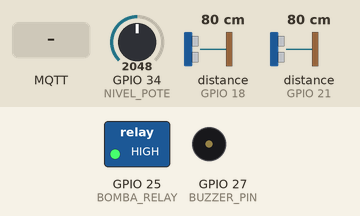
Bench run of a sketch on a simulated ESP32. Parts: switched loads named in the sketch (green lamp = pin HIGH), buzzer (waves = sounding). Wiring (inferred from the names in the program): 2 × ultrasonic range finder: trigger GPIO 19, echo GPIO 18 / trigger GPIO 22, echo GPIO 21. Inputs (shaded band) come from the test bench; at power-on: GPIO 34 (NIVEL_POTE) = 2048, distance to the obstacle (sensors on GPIO 18, GPIO 21) 80 cm. The echo pulse lasts 58.3 µs per cm; WiFi joins after 1.5 s; servers stay silent unless stated; no MQTT or app messages arrive unless stated; pins used as bus, display or sensor lines are not drawn; what the sketch prints to the serial monitor is not drawn.

Above: at 2.7 s.
2.8 s: MQTT message "5" arrives on the first subscribed topic
At 3.2 s:
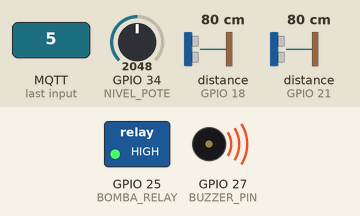
4.8 s: MQTT message "90" arrives on the first subscribed topic
At 6.5 s:
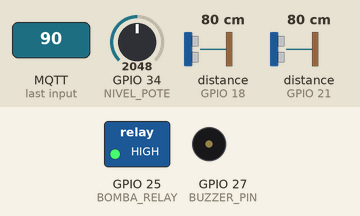
Timing chart, 0 to 8.0 s (numbered marks = the images above; inputs shaded):
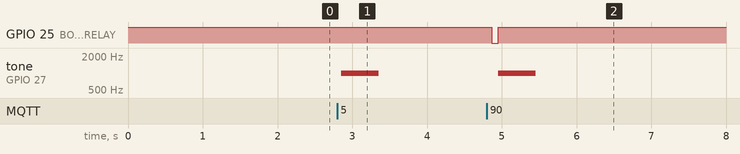

The sketch:

sketch_agua.ino
```cpp
#include <WiFi.h>
#include <PubSubClient.h>

// --- WiFi e MQTT ---
const char* ssid = "*********";
const char* password = "*******";
const char* mqttServer = "test.mosquitto.org";
const int mqttPort = 1883;
WiFiClient espClient;
PubSubClient client(espClient);

// --- Pinos ---
#define TRIG_RES 22
#define ECHO_RES 21
#define TRIG_PET 19
#define ECHO_PET 18
#define BOMBA_RELAY 25
#define NIVEL_POTE 34
#define BUZZER_PIN 27

// --- Controle da bomba ---
int tempoBomba = 0;

// --- Visita do pet ---
bool petPresente = false;
unsigned long tempoInicioPresenca = 0;
bool visitaRegistrada = false;

// --- Config do sensor de nível da tigela ---
int nivelTigela = 0;
const int NIVEL_VAZIO = 700;
const int NIVEL_MINIMO = 1100;
const int NIVEL_ALTO = 2000;

// --- Funções WiFi e MQTT ---
void connectToWiFi() {
  Serial.print("Conectando ao WiFi...");
  WiFi.begin(ssid, password);
  while (WiFi.status() != WL_CONNECTED) {
    delay(500);
    Serial.print(".");
  }
  Serial.println(" conectado!");
}

void connectToMQTT() {
  while (!client.connected()) {
    Serial.print("Conectando ao MQTT...");
    if (client.connect("ESP32WaterDispenser")) {
      Serial.println(" conectado!");
      client.subscribe("petwater/dispensar");
    } else {
      Serial.print(" falhou, rc=");
      Serial.print(client.state());
      Serial.println(" tentando em 5s");
      delay(5000);
    }
  }
}

void mqttCallback(char* topic, byte* payload, unsigned int length) {
  String msg = "";
  for (unsigned int i = 0; i < length; i++) msg += (char)payload[i];
  int tempo = msg.toInt();
  if (tempo > 0) tempoBomba = tempo;
}

float lerUltrassom(int trig, int echo) {
  digitalWrite(trig, LOW);
  delayMicroseconds(2);
  digitalWrite(trig, HIGH);
  delayMicroseconds(10);
  digitalWrite(trig, LOW);
  long duracao = pulseIn(echo, HIGH, 25000);
  return duracao * 0.034 / 2;
}

// Função para suavizar a leitura do sensor de nível da tigela e retornar o valor bruto
int lerNivelTigelaSuavizado() {
  int total = 0;
  for (int i = 0; i < 10; i++) {
    int leitura = analogRead(NIVEL_POTE);
    if (leitura > 50 && leitura < 4090) {
      total += leitura;
    }
    delay(5);
  }
  return total / 10;
}

// Função para ativar a bomba e emitir um som do buzzer
void ativarBomba(int tempo) {
  Serial.println("💧 Liberando água via MQTT...");
  digitalWrite(BOMBA_RELAY, LOW);
  delay(tempo);
  digitalWrite(BOMBA_RELAY, HIGH);

  tone(BUZZER_PIN, 1000, 500);  // Buzzer com tom de 1000Hz por 500ms
  delay(500);

  client.publish("petwater/alerts", "Água liberada");
}

void setup() {
  Serial.begin(115200);

  pinMode(TRIG_RES, OUTPUT);
  pinMode(ECHO_RES, INPUT);
  pinMode(TRIG_PET, OUTPUT);
  pinMode(ECHO_PET, INPUT);
  pinMode(BOMBA_RELAY, OUTPUT);
  pinMode(BUZZER_PIN, OUTPUT);
  digitalWrite(BOMBA_RELAY, HIGH);
  pinMode(NIVEL_POTE, INPUT);

  connectToWiFi();
  client.setServer(mqttServer, mqttPort);
  client.setCallback(mqttCallback);
  connectToMQTT();
}

unsigned long lastPub = 0;
const unsigned long PUBLISH_INTERVAL = 2000;

void loop() {
  if (!client.connected()) connectToMQTT();
  client.loop();

  if (tempoBomba > 0) {
    ativarBomba(tempoBomba);
    tempoBomba = 0;
  }

  float distReservatorio = lerUltrassom(TRIG_RES, ECHO_RES);
  float distPet = lerUltrassom(TRIG_PET, ECHO_PET);
  int leituraBruta = lerNivelTigelaSuavizado();

  unsigned long now = millis();

  // Publicações periódicas
  if (now - lastPub > PUBLISH_INTERVAL) {
    lastPub = now;

    char buffer[16];
    dtostrf(distReservatorio, 5, 2, buffer);
    client.publish("petwater/reservatorio", buffer);

    dtostrf(distPet, 5, 2, buffer);
    client.publish("petwater/pet", buffer);

    Serial.printf("Reservatório: %.2f cm, Pet: %.2f cm\n", distReservatorio, distPet);
    Serial.print("Nível da tigela (bruto): ");
    Serial.println(leituraBruta);

    // Publica o valor bruto diretamente
    itoa(leituraBruta, buffer, 10);
    client.publish("petwater/nivelpote", buffer);

    // Publica estado com base no valor bruto do sensor
    if (leituraBruta >= 3300 && leituraBruta <= 4000) {
      client.publish("petwater/nivelpote/estado", "Alto");
    } else if (leituraBruta >= 3100 && leituraBruta <= 3200) {
      client.publish("petwater/nivelpote/estado", "Médio");
    } else if (leituraBruta >= 1500 && leituraBruta < 3000) {
      client.publish("petwater/nivelpote/estado", "Baixo");
    } else if (leituraBruta < 1500) {
      client.publish("petwater/nivelpote/estado", "Vazio");
      client.publish("petwater/alerts", "⚠️ Tigela de água vazia!");
    }

    // Alerta de reservatório
    if (distReservatorio > 10.0) {
      Serial.println("⚠️ Nível baixo no reservatório de água!");
      client.publish("petwater/alerts", "⚠️ Reservatório com nível baixo!");
    }

  }

  // Monitoramento de visita do pet
  if (distPet < 20.0) {
    if (!petPresente) {
      tempoInicioPresenca = now;
      petPresente = true;
      visitaRegistrada = false;
    } else if (!visitaRegistrada && now - tempoInicioPresenca > 4000) {
      Serial.println("📌 Visita registrada do pet à tigela de água.");
      client.publish("petwater/visitas", "Visita registrada");
      visitaRegistrada = true;
    }
  } else {
    petPresente = false;
    visitaRegistrada = false;
  }

  delay(10);
}
```

Measured:
- after the input at 2.8 s, tone on GPIO 27 (BUZZER_PIN): silent → 1000 Hz after 0.05 s, → silent 0.50 s later
- after the input at 4.8 s, GPIO 25 (BOMBA_RELAY): HIGH → LOW after 0.06 s, → HIGH 0.09 s later; tone on GPIO 27 (BUZZER_PIN): silent → 1000 Hz after 0.15 s, → silent 0.50 s later
